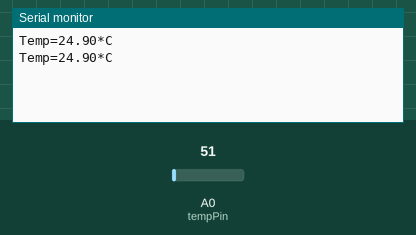
The sketch below on a simulated Arduino Uno, built with avr-gcc and run on an emulated ATmega328P. On the bench: the last lines printed to the serial monitor. The inputs (shaded band) are chosen by the test bench; at power-on: A0 (tempPin) = 51.

Above: at 1.8 s.
1.9 s: A0 (tempPin) set to 61
At 2.8 s:
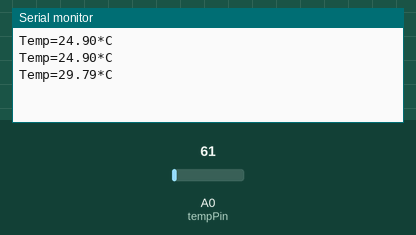
3.4 s: A0 (tempPin) set to 71
At 4.3 s:
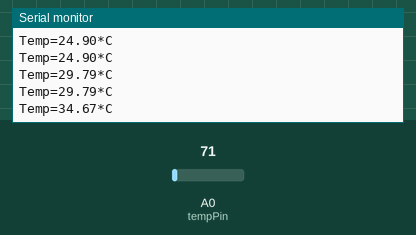
Timing chart, 0 to 6.4 s (numbered marks = the images above; inputs shaded):
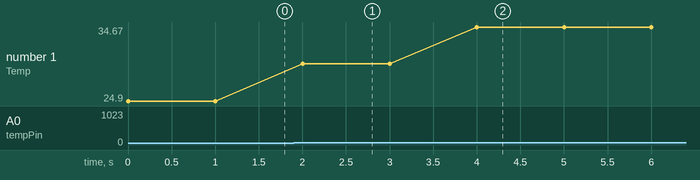

Measured:
- after the input at 1.9 s, the serial monitor: prints a new line after 0.10 s (image 1)
- after the input at 3.4 s, the serial monitor: prints a new line after 0.60 s (image 2)
- plotted number 1: 24.9 → 29.79 after the input at 1.9 s, 29.79 → 34.67 after the input at 3.4 s

The sketch:

temp.ino
```cpp
float temp;
int tempPin = 0;
void setup()
{
	Serial.begin(9600);
}

void loop()
{
	temp = analogRead(tempPin);
	temp = temp * 0.48828125;
	Serial.print("Temp=");
	Serial.print(temp);
	Serial.print("*C");
	Serial.println();
	delay(1000);
}
```
